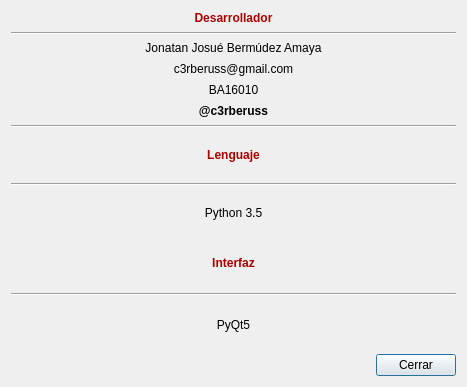
<?xml version="1.0" encoding="UTF-8"?>
<ui version="4.0">
 <class>Dialog</class>
 <widget class="QDialog" name="Dialog">
  <property name="geometry">
   <rect>
    <x>0</x>
    <y>0</y>
    <width>467</width>
    <height>387</height>
   </rect>
  </property>
  <property name="windowTitle">
   <string>Acerca de Desarrollador</string>
  </property>
  <property name="windowIcon">
   <iconset resource="../resources/recursos.qrc">
    <normaloff>:/calculator.png</normaloff>:/calculator.png</iconset>
  </property>
  <layout class="QVBoxLayout" name="verticalLayout_2">
   <item>
    <layout class="QVBoxLayout" name="verticalLayout">
     <item>
      <widget class="QLabel" name="label">
       <property name="styleSheet">
        <string notr="true">font: 75 14pt &quot;Noto Sans&quot;;
text-align: center;</string>
       </property>
       <property name="text">
        <string>&lt;html&gt;&lt;head/&gt;&lt;body&gt;&lt;p align=&quot;center&quot;&gt;&lt;span style=&quot; font-weight:600; color:#aa0000;&quot;&gt;Desarrollador&lt;/span&gt;&lt;/p&gt;&lt;/body&gt;&lt;/html&gt;</string>
       </property>
      </widget>
     </item>
     <item>
      <widget class="Line" name="line">
       <property name="orientation">
        <enum>Qt::Horizontal</enum>
       </property>
      </widget>
     </item>
     <item>
      <widget class="QLabel" name="label_2">
       <property name="styleSheet">
        <string notr="true">font: 75 14pt &quot;Noto Sans&quot;;
text-align: center;</string>
       </property>
       <property name="text">
        <string>&lt;html&gt;&lt;head/&gt;&lt;body&gt;&lt;p align=&quot;center&quot;&gt;Jonatan Josué Bermúdez Amaya&lt;/p&gt;&lt;/body&gt;&lt;/html&gt;</string>
       </property>
      </widget>
     </item>
     <item>
      <widget class="QLabel" name="label_4">
       <property name="styleSheet">
        <string notr="true">font: 75 14pt &quot;Noto Sans&quot;;
text-align: center;</string>
       </property>
       <property name="text">
        <string>&lt;html&gt;&lt;head/&gt;&lt;body&gt;&lt;p align=&quot;center&quot;&gt;c3rberuss@gmail.com&lt;/p&gt;&lt;/body&gt;&lt;/html&gt;</string>
       </property>
      </widget>
     </item>
     <item>
      <widget class="QLabel" name="label_3">
       <property name="styleSheet">
        <string notr="true">font: 75 14pt &quot;Noto Sans&quot;;
text-align: center;</string>
       </property>
       <property name="text">
        <string>&lt;html&gt;&lt;head/&gt;&lt;body&gt;&lt;p align=&quot;center&quot;&gt;BA16010&lt;/p&gt;&lt;/body&gt;&lt;/html&gt;</string>
       </property>
      </widget>
     </item>
     <item>
      <widget class="QLabel" name="label_9">
       <property name="styleSheet">
        <string notr="true">font: 75 14pt &quot;Noto Sans&quot;;</string>
       </property>
       <property name="text">
        <string>&lt;html&gt;&lt;head/&gt;&lt;body&gt;&lt;p align=&quot;center&quot;&gt;&lt;span style=&quot; font-weight:600;&quot;&gt;@c3rberuss&lt;/span&gt;&lt;/p&gt;&lt;/body&gt;&lt;/html&gt;</string>
       </property>
      </widget>
     </item>
    </layout>
   </item>
   <item>
    <layout class="QVBoxLayout" name="verticalLayout_3">
     <item>
      <widget class="Line" name="line_3">
       <property name="orientation">
        <enum>Qt::Horizontal</enum>
       </property>
      </widget>
     </item>
     <item>
      <widget class="QLabel" name="label_5">
       <property name="styleSheet">
        <string notr="true">font: 75 14pt &quot;Noto Sans&quot;;
text-align: center;</string>
       </property>
       <property name="text">
        <string>&lt;html&gt;&lt;head/&gt;&lt;body&gt;&lt;p align=&quot;center&quot;&gt;&lt;span style=&quot; font-weight:600; color:#aa0000;&quot;&gt;Lenguaje&lt;/span&gt;&lt;/p&gt;&lt;/body&gt;&lt;/html&gt;</string>
       </property>
      </widget>
     </item>
     <item>
      <widget class="Line" name="line_2">
       <property name="orientation">
        <enum>Qt::Horizontal</enum>
       </property>
      </widget>
     </item>
     <item>
      <widget class="QLabel" name="label_6">
       <property name="styleSheet">
        <string notr="true">font: 75 14pt &quot;Noto Sans&quot;;
text-align: center;</string>
       </property>
       <property name="text">
        <string>&lt;html&gt;&lt;head/&gt;&lt;body&gt;&lt;p align=&quot;center&quot;&gt;Python 3.5&lt;/p&gt;&lt;/body&gt;&lt;/html&gt;</string>
       </property>
      </widget>
     </item>
    </layout>
   </item>
   <item>
    <layout class="QVBoxLayout" name="verticalLayout_5">
     <item>
      <widget class="QLabel" name="label_7">
       <property name="styleSheet">
        <string notr="true">font: 75 14pt &quot;Noto Sans&quot;;
text-align: center;</string>
       </property>
       <property name="text">
        <string>&lt;html&gt;&lt;head/&gt;&lt;body&gt;&lt;p align=&quot;center&quot;&gt;&lt;span style=&quot; font-weight:600; color:#aa0000;&quot;&gt;Interfaz&lt;/span&gt;&lt;/p&gt;&lt;/body&gt;&lt;/html&gt;</string>
       </property>
      </widget>
     </item>
     <item>
      <widget class="Line" name="line_5">
       <property name="orientation">
        <enum>Qt::Horizontal</enum>
       </property>
      </widget>
     </item>
     <item>
      <widget class="QLabel" name="label_8">
       <property name="styleSheet">
        <string notr="true">font: 75 14pt &quot;Noto Sans&quot;;
text-align: center;</string>
       </property>
       <property name="text">
        <string>&lt;html&gt;&lt;head/&gt;&lt;body&gt;&lt;p align=&quot;center&quot;&gt;PyQt5&lt;/p&gt;&lt;/body&gt;&lt;/html&gt;</string>
       </property>
      </widget>
     </item>
    </layout>
   </item>
   <item>
    <layout class="QHBoxLayout" name="horizontalLayout">
     <item>
      <spacer name="horizontalSpacer">
       <property name="orientation">
        <enum>Qt::Horizontal</enum>
       </property>
       <property name="sizeHint" stdset="0">
        <size>
         <width>40</width>
         <height>20</height>
        </size>
       </property>
      </spacer>
     </item>
     <item>
      <widget class="QPushButton" name="pushButton">
       <property name="text">
        <string>Cerrar</string>
       </property>
      </widget>
     </item>
    </layout>
   </item>
  </layout>
 </widget>
 <resources>
  <include location="../resources/recursos.qrc"/>
 </resources>
 <connections>
  <connection>
   <sender>pushButton</sender>
   <signal>clicked()</signal>
   <receiver>Dialog</receiver>
   <slot>close()</slot>
   <hints>
    <hint type="sourcelabel">
     <x>414</x>
     <y>333</y>
    </hint>
    <hint type="destinationlabel">
     <x>233</x>
     <y>184</y>
    </hint>
   </hints>
  </connection>
 </connections>
</ui>
